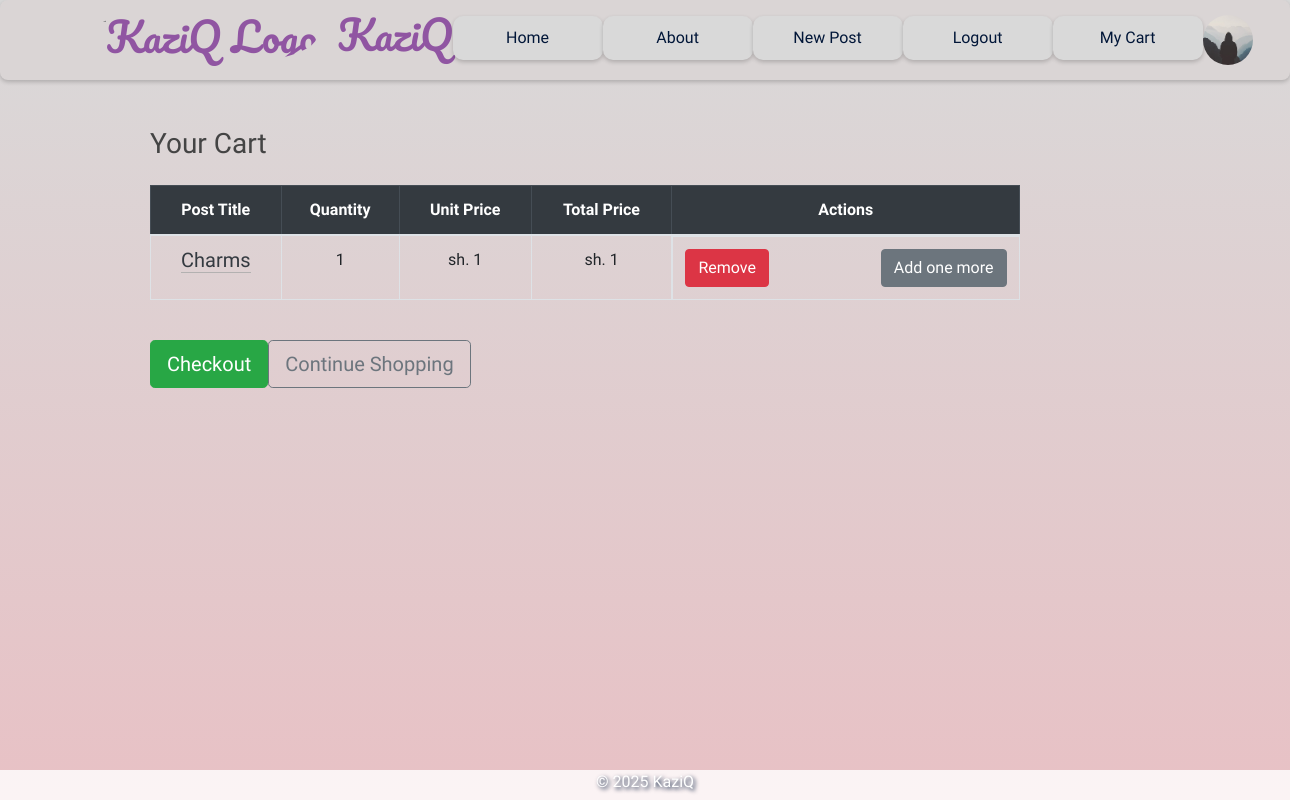
/cart (signed in), run on an earlier commit of the app's database.
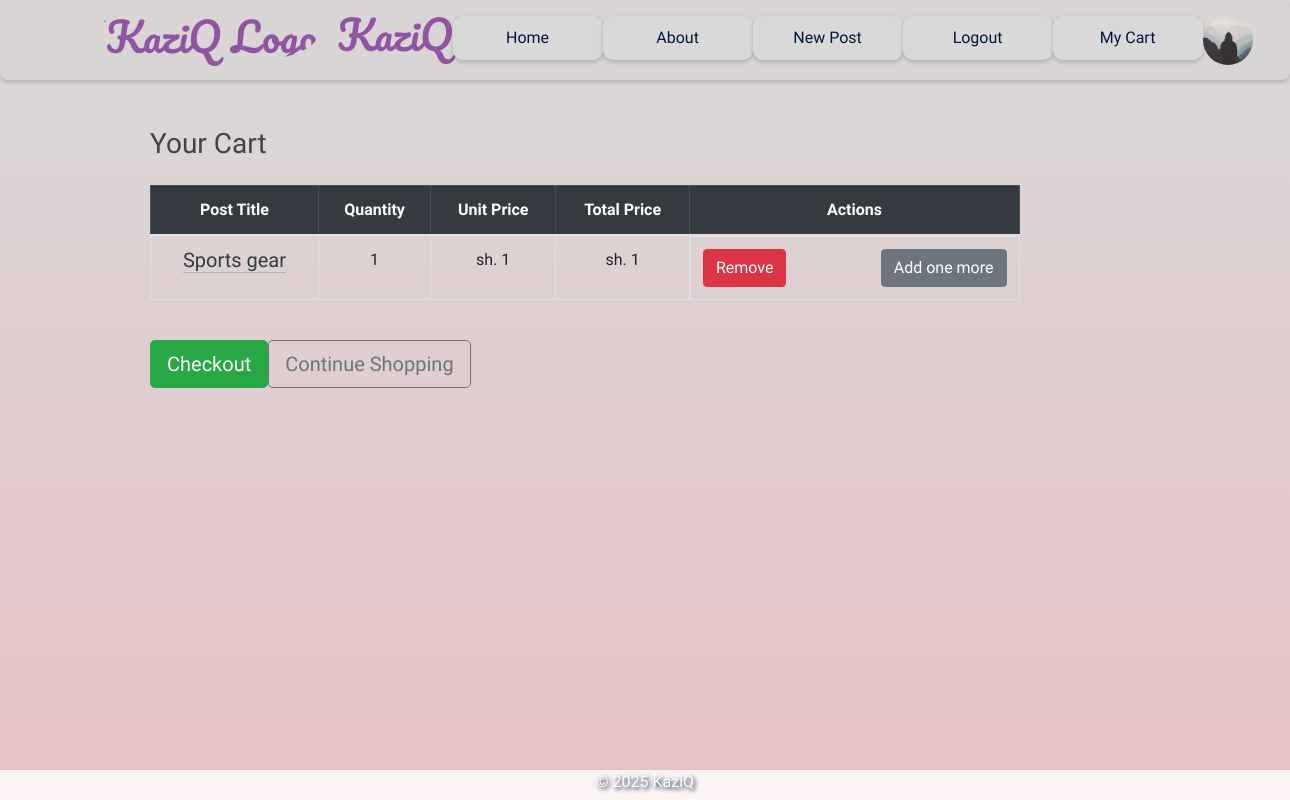
And on a later commit of the database.
### flaskblog/models.py (models this page shows, shortened)
class CartItem(db.Model):
    id = db.Column(db.Integer, primary_key=True)
    user_id = db.Column(db.Integer, db.ForeignKey('user.id'), nullable=False)
    post_id = db.Column(db.Integer, db.ForeignKey('post.id'), nullable=False)
    quantity = db.Column(db.Integer, default=1)

class Post(db.Model):
    id = db.Column(db.Integer, primary_key=True)
    title = db.Column(db.String(100), nullable=False)
    date_posted = db.Column(db.DateTime, nullable=False, default=datetime.utcnow)
    content = db.Column(db.Text, nullable=False)
    unit = db.Column(db.String(20), nullable=False, default='')
    price = db.Column(db.String(20), nullable=False, default='')
    user_id = db.Column(db.Integer, db.ForeignKey('user.id'), nullable=False)
    image_file = db.Column(db.String(20), nullable=True)
    cart_items = db.relationship('CartItem', backref='post', lazy=True)
    category = db.Column(db.String(50), nullable=False)

### flaskblog/routes.py (the view)
@app.route('/cart')
@login_required
def view_cart():
    cart_items = CartItem.query.filter_by(user_id=current_user.id).all()
    return render_template('cart.html', title='Your Cart', cart_items=cart_items)

### flaskblog/__init__.py (called while the page is built)
@login_manager.user_loader
def load_user(user_id):
    return User.query.get(int(user_id))

@app.context_processor
def inject_min_max():
    return dict(min=min, max=max)

### flaskblog/templates/cart.html (shortened to what this page needs)
{% extends "layout.html" %}
{% block content %}
<div class="cart container mt-4">
    <h3 class="mb-4 text-center">Your Cart</h3>
    <div class="table-responsive">
        <table class="table table-bordered table-hover text-center">
            <thead class="table-dark">
                <tr>
                    <th>Post Title</th>
                    <th>Quantity</th>
                    <th>Unit Price</th>
                    <th>Total Price</th>
                    <th colspan="2">Actions</th>
                </tr>
            </thead>
            <tbody>
                {% for item in cart_items %}
                <tr>
                    <td>
                        <h5>
                            <a class="article-title text-decoration-none text-dark"
                               href="{{ url_for('post', post_id=item.post.id) }}">
                                {{ item.post.title }}
                            </a>
                        </h5>
                    </td>
                    <td>{{ item.quantity }}</td>
                    <td>sh. {{ item.post.price }}</td>
                    <td>sh. {{ item.post.price|int * item.quantity }}</td>
                    <td class="d-flex justify-content-between">
                        <form action="{{ url_for('remove_from_cart', item_id=item.id) }}" method="POST">
                            <button type="submit" class="btn btn-danger">Remove</button>
                        </form>
                        <form action="{{ url_for('add_to_cart', post_id=item.post.id) }}" method="POST">
                            <button type="submit" class="btn btn-secondary ml-3">Add one more</button>
                        </form>
                    </td>
                </tr>
                {% endfor %}
            </tbody>
        </table>
    </div>
    <div class="d-flex justify-content-between mt-4">
        <a href="{{ url_for('checkout') }}" class="btn btn-success btn-lg">Checkout</a>
        <a href="{{ url_for('home') }}" class="btn btn-outline-secondary btn-lg">Continue Shopping</a>
    </div>
</div>
{% endblock %}

What changed in the data, as far as the page shows it:
removed CartItem: post "Charms", quantity "1", post.price "1", item.post.price|int*item.quantity "1"
added CartItem: post "Sports gear", quantity "1", post.price "1", item.post.price|int*item.quantity "1"
